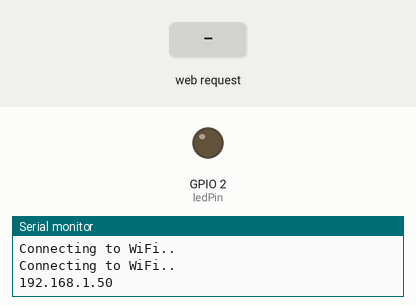
A sketch run on a simulated ESP8266 (NodeMCU). Shown: output pins drawn as LEDs (lit = HIGH), the last lines printed to the serial monitor. The test bench sets the inputs (shaded band). WiFi joins after 1.5 s; servers stay silent unless stated.

Above: at 3.2 s.
3.3 s: HTTP request GET /update?pin=1 received
At 4.0 s:
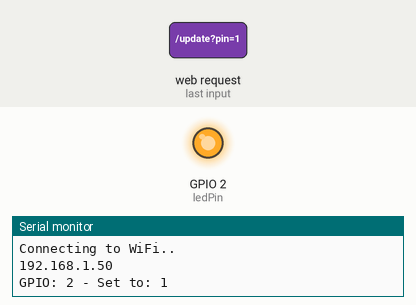
4.8 s: HTTP request GET /update?pin=0 received
At 5.1 s:
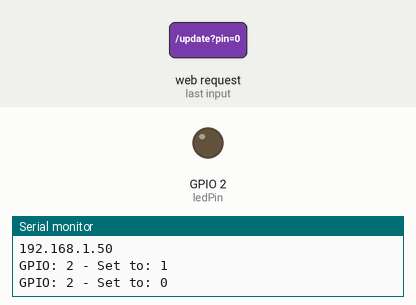
6.3 s: HTTP request GET /update?pin=120 received
At 7.4 s:
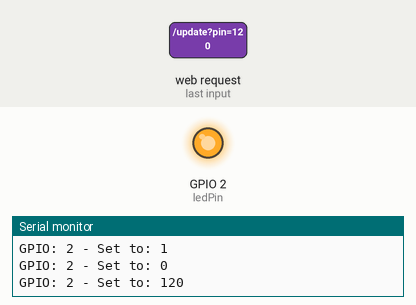
Timing chart, 0 to 9.3 s (numbered marks = the images above; inputs shaded):
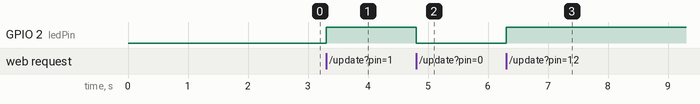

Measured:
- after the input at 3.3 s, GPIO 2 (ledPin): LOW → HIGH at once
- after the input at 4.8 s, GPIO 2 (ledPin): HIGH → LOW at once
- after the input at 6.3 s, GPIO 2 (ledPin): LOW → HIGH at once

The sketch:

ESP8266_Steamk.ino
```cpp
#include "html.h"
#include <ESP8266WiFi.h>
#include <ESPAsyncTCP.h>
#include <ESPAsyncWebServer.h>
int ledPin = 2;


const char *ssid = "*******";
const char *password = "********";
//Điền tên và mật khẩu WiFi vào đây

const char *PARAM_INPUT = "state";
//PARAM_INPUT phải giống với URL: update?&state=

AsyncWebServer server(80);
//Tạo server tại port 80
void setup() {
  Serial.begin(115200);
  pinMode(ledPin, OUTPUT);
  WiFi.begin(ssid, password);
  //kết nối WiFi
  while (WiFi.status() != WL_CONNECTED)
  {
    delay(1000);
    Serial.println("Connecting to WiFi..");
  }

  // Print ESP Local IP Address
  Serial.println(WiFi.localIP());
  server.on("/", HTTP_GET, [](AsyncWebServerRequest * request)
  {
    request->send_P(200, "text/html", index_html);
  });
  //tại root của server (http://) thì client cái html
  server.on("/update", HTTP_GET, [](AsyncWebServerRequest * request)
  {
    //xử lí dữ liệu của server tại nhánh http://update?
    String inputMessage;
    // GET input1 value on <ESP_IP>/update?output=<inputMessage1>&state=<inputMessage2>
    if (request->hasParam(PARAM_INPUT))
    {
      inputMessage = request->getParam(PARAM_INPUT)->value();
      digitalWrite(ledPin, inputMessage.toInt());
      //Bật tắt chân GPIO
    }
    else
    {
      inputMessage = "No message sent";
    }
        if (request->hasParam("pin"))
    {
      inputMessage = request->getParam("pin")->value();
      digitalWrite(ledPin, inputMessage.toInt());
      //Bật tắt chân GPIO
    }
    Serial.print("GPIO: ");
    Serial.print(ledPin);
    Serial.print(" - Set to: ");
    Serial.println(inputMessage);
    request->send(200, "text/plain", "OK");
  });

  //Kích hoạt server
  server.begin();
}

void loop() {
  // put your main code here, to run repeatedly:

}
```

html.h
```cpp
const char index_html[] PROGMEM = R"rawliteral(
<!DOCTYPE html>
<html>
  <head>
    <title>ESP Web Server</title>
    <meta name="viewport" content="width=device-width, initial-scale=1" />
    <link rel="icon" href="data:," />
    <style>
      html {
        font-family: Arial, Helvetica, sans-serif;
        text-align: center;
      }
      h1 {
        font-size: 3rem;
        color: white;
        text-align: center;
      }
      h2 {
        font-size: 1.5rem;
        font-weight: bold;
        color: #143642;
      }
      .topnav {
        overflow: hidden;
        border-bottom: 0.3rem black solid;
        background-color: #143642;
      }
      body {
        margin: 0;
      }
      .content {
        padding: 30px;
        max-width: 600px;
        margin: 0 auto;
      }
      .button {
        font-weight: bold;
        width: 12rem;
        height: 6rem;
        margin-top: 5rem;
        padding: 1.5rem 2rem;
        font-size: 2rem;
        text-align: center;
        outline: none;
        color: #fff;
        background-color: #0f8b8d;
        border: 0.3rem solid;
        border-color: black;
        border-radius: 0.5rem;
        -webkit-touch-callout: none;
        -webkit-user-select: none;
        -khtml-user-select: none;
        -moz-user-select: none;
        -ms-user-select: none;
        user-select: none;

        -webkit-tap-highlight-color: rgba(0, 0, 0, 0);
      }
      .align {
        position: absolute;
        top: 50%;
        left: 50%;
        transform: translate(-50%, -50%);
      }
      /*.button:hover {background-color: #0f8b8d}*/
      .button:active {
        background-color: #0f8b8d;
        box-shadow: 2 2px #cdcdcd;
        transform: translateY(2px);
      }
      .state {
        font-size: 1.5rem;
        color: #8c8c8c;
        font-weight: bold;
      }
    </style>
    <title>ESP Web Server</title>
    <meta name="viewport" content="width=device-width, initial-scale=1" />
    <link rel="icon" href="data:," />
  </head>
  <body>
    <div class="topnav">
      <h1>Toggle LED</h1>
    </div>
    <div class="align">
      <p>
        <button id="on" class="button" onclick="toggleCheckbox(this)">
          ON
        </button>
      </p>
      <p>
        <button id="off" class="button" onclick="toggleCheckbox(this)">
          OFF
        </button>
      </p>
    </div>
    <div class="content"></div>
    <script>
      function toggleCheckbox(element) {
        var xhr = new XMLHttpRequest();
        if (element.id == "on") {
          xhr.open("GET", "/update?&state=1", true);
        } else {
          xhr.open("GET", "/update?state=0", true);
        }
        xhr.send();
      }
    </script>
  </body>
</html>
)rawliteral";
```
